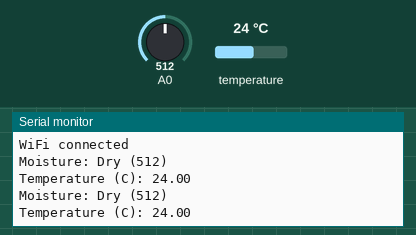
The sketch below on a simulated ESP8266 (NodeMCU). Parts: the last lines printed to the serial monitor. Inputs (shaded band) come from the test bench; at power-on: A0 = 512, temperature 24 °C. WiFi joins after 1.5 s; servers stay silent unless stated.

Above: at 2.7 s.
2.8 s: A0 set to 420
At 3.7 s:
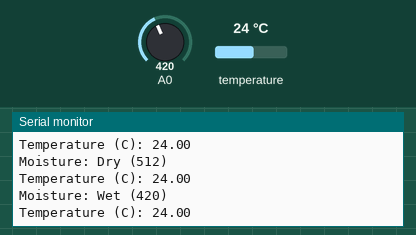
5.4 s: A0 set to 340
At 6.3 s:
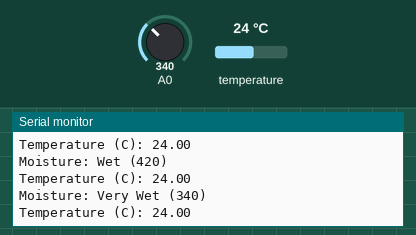
7.8 s: temperature set to 12 °C
At 8.7 s:
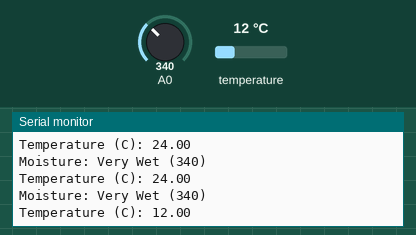
9.3 s: temperature set to 19 °C
At 9.9 s:
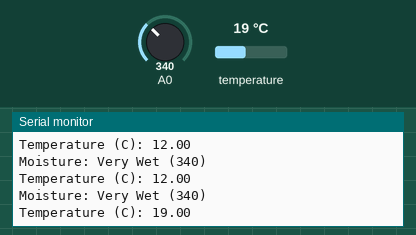
Timing chart, 0 to 11.8 s (numbered marks = the images above; inputs shaded):
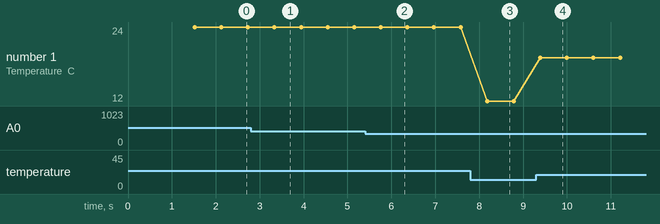

The sketch:

secondsprint.ino
```cpp
#include <ESP8266WiFi.h>
#include <ThingSpeak.h>;
#include "DHTesp.h"                         /* Library to use the temperature sensor*/
#include <OneWire.h>
#include <DallasTemperature.h>

DHTesp    dht;                              /* Definiton of the temperature sensor*/
#define   SAMPLING  210000                  /* Value of the sampling where 1000 is equal to 1 second*/
#define   SEND_DATA 30000                   /* 30 Secons to upload to ThingSpeak with a standard Wifi */
#define   ONE_WIRE_BUS D2                   /* Bus de los 4 sensores */
const int DryLimit = 430;                   /* Dry limit of the moisture sensor*/
const int WaterLimit = 350;                 /* Water limit of the moisture sensor*/

const char * apiKey = "VJ3NDGMHL5LEM9M3";   // Enter your Write API key from ThingSpeak
const char *ssid =  "AndresWifi";                  // replace with your wifi ssid and wpa2 key
const char *pass =  "amepila77";
const char* server = "api.thingspeak.com";
unsigned long myChannelNumber = 879714;
const int FieldNumber1 = 1;                 // The field you wish to read
const int FieldNumber2 = 2;                 // The field you wish to read

WiFiClient client;

const int led = D0;                         // ESP8266 Pin to which onboard LED is connected

void setup()
{
  Serial.begin(9600);                       /* initialize serial communication at 9600 bits per second*/
  dht.setup(4, DHTesp::DHT11);              /* Set up of the temperature object where 4 is the GPIO4*/
  wifiSetup();
  ThingSpeak.begin(client);
}

void loop()
{
  /** SENSOR VARIABLES */

  int moisture = analogRead(A0);                  /* Read the input on analog pin 0*/
  float temperature = dht.getTemperature();       /* Read the temperature*/

  /** VALUES PRINTED IN THE TERMINAL */

  delayTime(500);
  Serial.println();
  moistureFunction(moisture);                     /* Moisture function prints the moisture level*/
  temperatureFunction(temperature);               /* Temperature funcion prints the value in Celsius*/
  Serial.println();

  /** UPLOAD TO THINGSPEAK */

  ThingSpeak.writeField(myChannelNumber, 1, moisture, apiKey);    /* Update in ThingSpeak*/
  delayTime(SEND_DATA);
  ThingSpeak.writeField(myChannelNumber, 2, temperature, apiKey); /* Update in ThingSpeak*/
  delayTime(SEND_DATA);

  delayTime(SAMPLING);                                            /* Sampling of data*/
}

void moistureFunction(int moisture)
{
  if(moisture <= WaterLimit)
  {
    Serial.print("Moisture: Very Wet ");      /* Print the moisture level*/
    Serial.print("(");
    Serial.print(moisture);                   /* Print out the value*/
    Serial.print(")");
    Serial.println();
  }
  else if((moisture > WaterLimit) && (moisture <= DryLimit))
  {
    Serial.print("Moisture: Wet ");           /* Print the moisture level*/
    Serial.print("(");
    Serial.print(moisture);                   /* Print out the value*/
    Serial.print(")");
    Serial.println();
  }
  else if(moisture > DryLimit)
  {
    Serial.print("Moisture: Dry ");           /* Print the moisture level*/
    Serial.print("(");
    Serial.print(moisture);                   /* Print out the value*/
    Serial.print(")");
    Serial.println();
  }
}

void temperatureFunction(float temperature)
{
  Serial.print("Temperature (C): ");          /* Print the temperature*/
  Serial.println(temperature);
}

void wifiSetup(void)
{
  delay(10);                                  /* Small delay before connecting to Wi-Fi*/
  Serial.println("Connecting to ");
  Serial.println(ssid);

  WiFi.begin(ssid, pass);
  while (WiFi.status() != WL_CONNECTED)
  {
    delay(500);
    Serial.print(".");
  }
  Serial.println("");
  Serial.println("WiFi connected");
}

void delayTime(long interval)
{
  static unsigned long previousMillis = 0;
  unsigned long currentMillis = millis();

  if((currentMillis - previousMillis) >= interval)
    previousMillis = currentMillis;
}
```

Measured:
- after the input at 2.8 s, the serial monitor: prints a new line after 0.54 s (image 1)
- after the input at 5.4 s, the serial monitor: prints a new line after 0.36 s (image 2)
- after the input at 7.8 s, the serial monitor: prints a new line after 0.38 s (image 3)
- after the input at 9.3 s, the serial monitor: prints a new line after 0.09 s (image 4)
- plotted number 1: 24 → 12 after the input at 7.8 s, 12 → 19 after the input at 9.3 s
